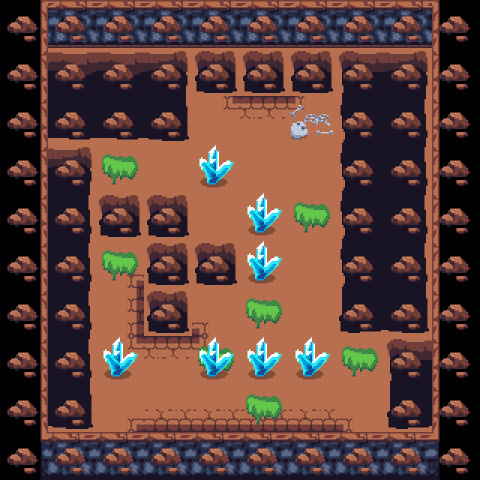

A level layout from a 2D game, rendered from its tile map. Below: a short description, then the map file with its tile-grid data intact:
An orthogonal 10x10 tile map with 48x48 px tiles, 5 tile layers (map, meta_target, meta_person, meta_obstacle, ...).

<map version="1.0" tiledversion="1.0.3" orientation="orthogonal" renderorder="right-up" width="10" height="10" tilewidth="48" tileheight="48" nextobjectid="1">
 <tileset firstgid="1" source="dungeon48.tsx" />
 <layer name="map" width="10" height="10">
  <data encoding="csv">
1,2,2,2,2,2,2,2,2,3,
9,38,38,39,44,44,44,37,39,11,
9,54,54,55,59,34,60,45,47,11,
9,39,42,42,42,42,42,45,47,11,
9,47,44,44,42,42,42,45,47,11,
9,47,57,44,44,42,42,45,47,11,
9,47,43,44,58,42,42,53,55,11,
9,47,59,34,60,42,42,42,37,11,
9,55,57,50,50,50,50,58,53,11,
17,18,18,18,18,18,18,18,18,19
</data>
 </layer>
 <layer name="meta_target" width="10" height="10">
  <data encoding="csv">
0,0,0,0,0,0,0,0,0,0,
0,0,0,0,0,0,0,0,0,0,
0,0,0,0,0,0,0,0,0,0,
0,0,23,0,0,0,0,0,0,0,
0,0,0,0,0,0,23,0,0,0,
0,0,23,0,0,0,0,0,0,0,
0,0,0,0,0,23,0,0,0,0,
0,0,0,0,23,0,0,23,0,0,
0,0,0,0,0,23,0,0,0,0,
0,0,0,0,0,0,0,0,0,0
</data>
 </layer>
 <layer name="meta_person" width="10" height="10">
  <data encoding="csv">
0,0,0,0,0,0,0,0,0,0,
0,0,0,0,0,0,0,0,0,0,
0,0,0,0,0,0,24,0,0,0,
0,0,0,0,0,0,0,0,0,0,
0,0,0,0,0,0,0,0,0,0,
0,0,0,0,0,0,0,0,0,0,
0,0,0,0,0,0,0,0,0,0,
0,0,0,0,0,0,0,0,0,0,
0,0,0,0,0,0,0,0,0,0,
0,0,0,0,0,0,0,0,0,0
</data>
 </layer>
 <layer name="meta_obstacle" width="10" height="10">
  <data encoding="csv">
15,15,15,15,15,15,15,15,15,15,
15,15,15,15,15,15,15,15,15,15,
15,15,15,15,0,0,0,15,15,15,
15,15,0,0,0,0,0,15,15,15,
15,15,15,15,0,0,0,15,15,15,
15,15,0,15,15,0,0,15,15,15,
15,15,0,15,0,0,0,15,15,15,
15,15,0,0,0,0,0,0,15,15,
15,15,0,0,0,0,0,0,15,15,
15,15,15,15,15,15,15,15,15,15
</data>
 </layer>
 <layer name="meta_box" width="10" height="10">
  <data encoding="csv">
0,0,0,0,0,0,0,0,0,0,
0,0,0,0,0,0,0,0,0,0,
0,0,0,0,0,0,0,0,0,0,
0,0,0,0,22,0,0,0,0,0,
0,0,0,0,0,22,0,0,0,0,
0,0,0,0,0,22,0,0,0,0,
0,0,0,0,0,0,0,0,0,0,
0,0,22,0,22,22,22,0,0,0,
0,0,0,0,0,0,0,0,0,0,
0,0,0,0,0,0,0,0,0,0
</data>
 </layer>
</map>